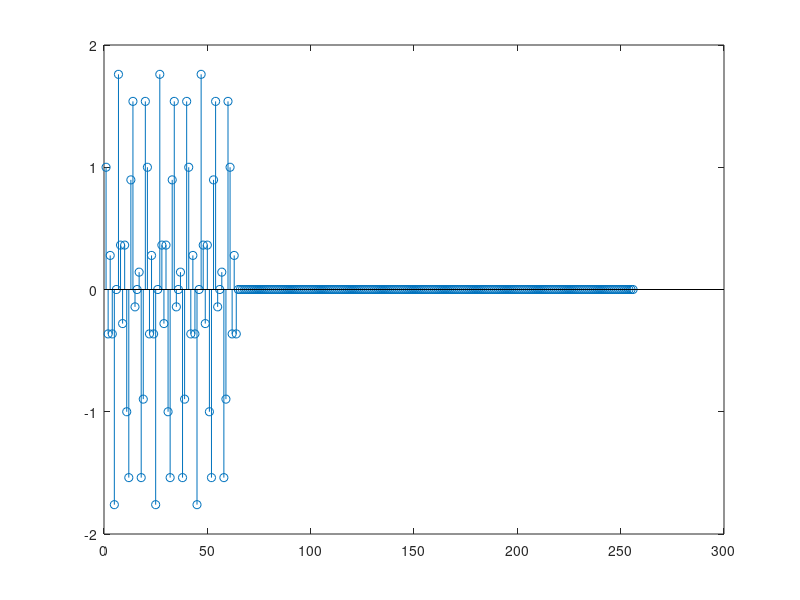
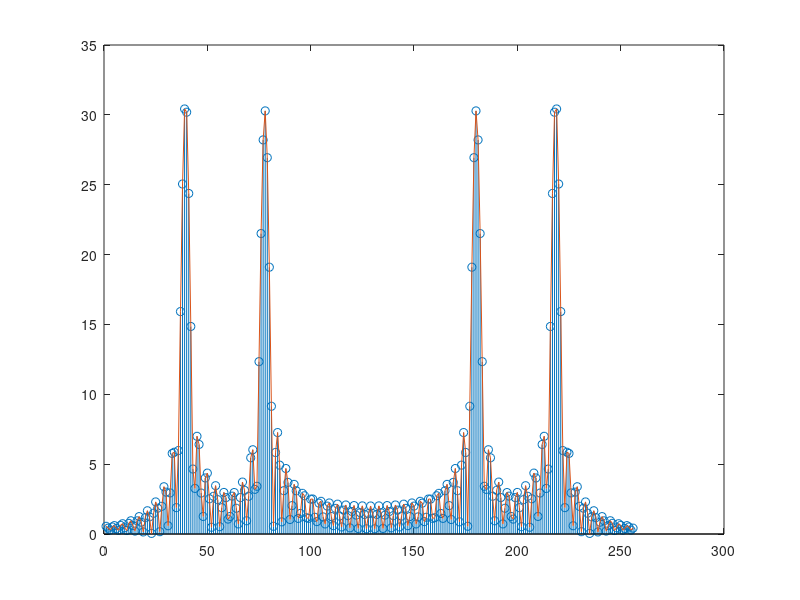
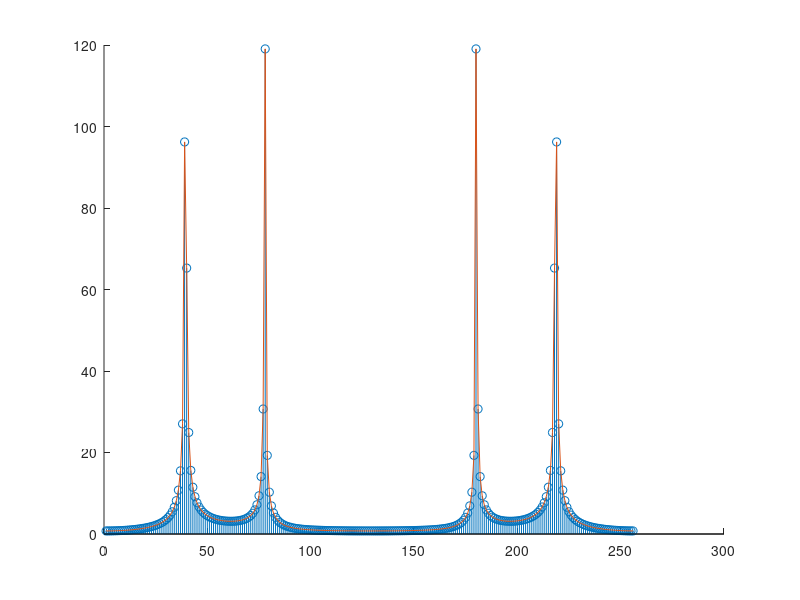
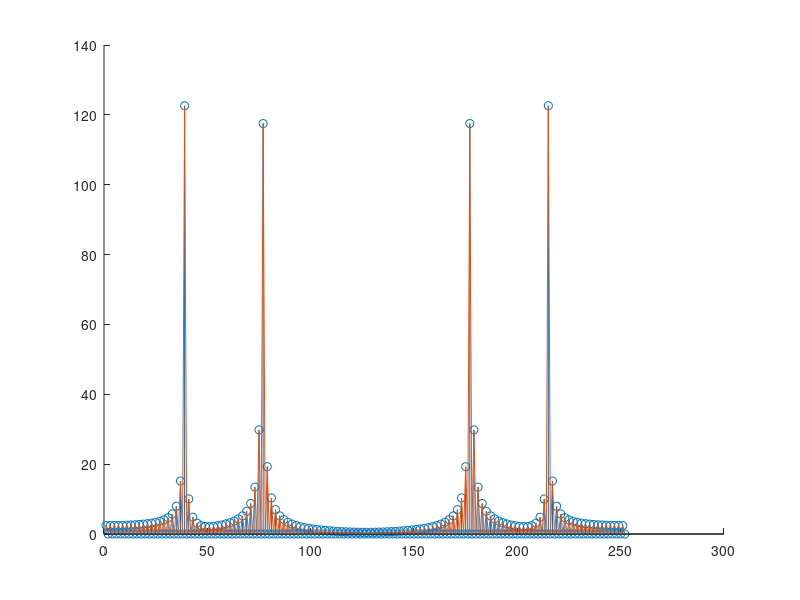

Reproduce these figures in MATLAB, in order.
%验证离散信号的周期性
% t = 0:0.01:10
% y = sin(1*t + pi / 70);
% figure(1)
% plot(t,y)
% hold on;
% z = sin((1+2*pi)*t + pi / 70);
% plot(t,z)
% hold off
%%此方法为了验证DFT栅栏效应，由作图可以观察到，不论是采取补零还是增加采样点，相对于DTFT来说，栅栏效应都明显变好，所谓的补零不能解决的事情，是周期离散信号当成原始信号，这样相对于此周期离散信号来说，的确补零引入许多干扰项，
%%但是对于一般信号来说，本身就是时域有限信号，相当于时域信号范围之外也全都是零，所以相对于时域有限信号而言，本身补零不存在引入干扰的说法
%%由作出的图也可以发现，不论是补零还是增加采样点，DFT都是在DTFT上的采样，表示DFT并不会对DTFT产生干扰
%%但是明显，增加采样点后的DFT更加贴近于无限信号cos与sin 的频谱，（但是这不是由于栅栏效应引起的，而是由于有限截取（加窗），产生的旁瓣泄露）
%%
%%通过补零来验证图像
M=64;%M点是采样点的
N=256;%总点数256个，补零点N-M个
f1=-300;
f2=-600;
fn=2000;
m=0:M-1;
yn=cos(2*pi*f1*m/fn)+sin(2*pi*f2*m/fn);%原始信号（此原始信号已经相当于被截取到中间一截）
zn=zeros(1,N-M);%零矩阵用以补零拼接
xn=[yn,zn];%拼接
%xn = gaussmf(n,[0.5,5]);%高斯函数
n=0:N-1;
k=0:N-1;
WN=exp(-1j*2*pi/N);
nk=n'*k;
WNnk=WN.^nk;
Xk=xn*WN.^nk;
figure(1)
stem(xn)%显示原图像
figure(2)
stem(abs(Xk))%显示DFT图像
hold on
[H,W]=freqz(xn,1,N,'whole'); 
plot(abs(H))%显示dtft图像
hold off
%%
%%增加采样点
M=256;
N=256;
f1=-300;
f2=-600;
fn=2000;
m=0:M-1;
yn=cos(2*pi*f1*m/fn)+sin(2*pi*f2*m/fn);
zn=zeros(1,N-M);
xn=[yn,zn];
%xn = gaussmf(n,[0.5,5]);%高斯函数
n=0:N-1;
k=0:N-1;
WN=exp(-1j*2*pi/N);
nk=n'*k;
WNnk=WN.^nk;
Xk=xn*WN.^nk;
figure(3)
hold on
stem(abs(Xk))
[H,W]=freqz(xn,1,N,'whole'); 
plot(abs(H))
%%
%偏门方法：将截后的部分矩阵直接复制贴到后边，查看dtft与DFT
M=126;
N=126;
f1=-300;
f2=-600;
fn=2000;
m=0:M-1;
yn=cos(2*pi*f1*m/fn)+sin(2*pi*f2*m/fn);
xn=[yn,yn];
%xn = gaussmf(n,[0.5,5]);%高斯函数
N=N*2;
n=0:N-1;
k=0:N-1;
WN=exp(-1j*2*pi/N);
nk=n'*k;
WNnk=WN.^nk;
Xk=xn*WN.^nk;
figure(4)
hold on
stem(abs(Xk))
[H,W]=freqz(xn,1,N,'whole'); 
plot(abs(H))